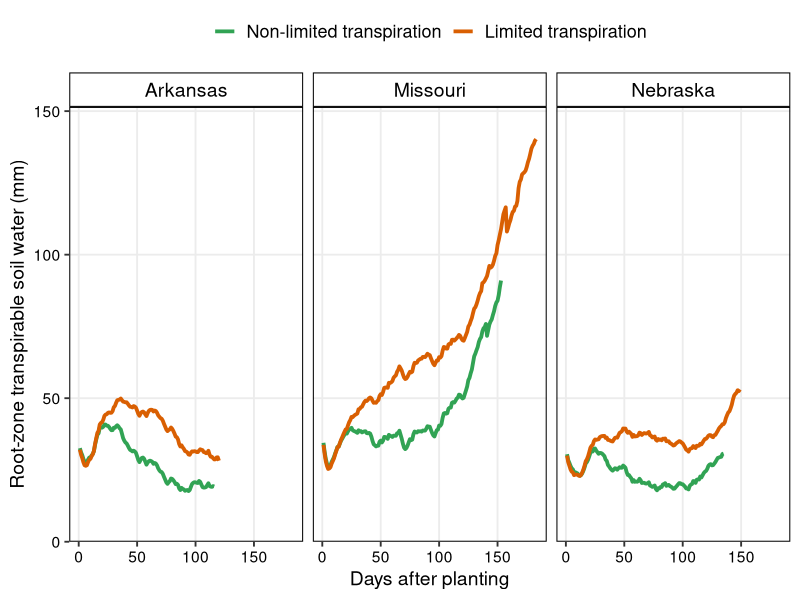
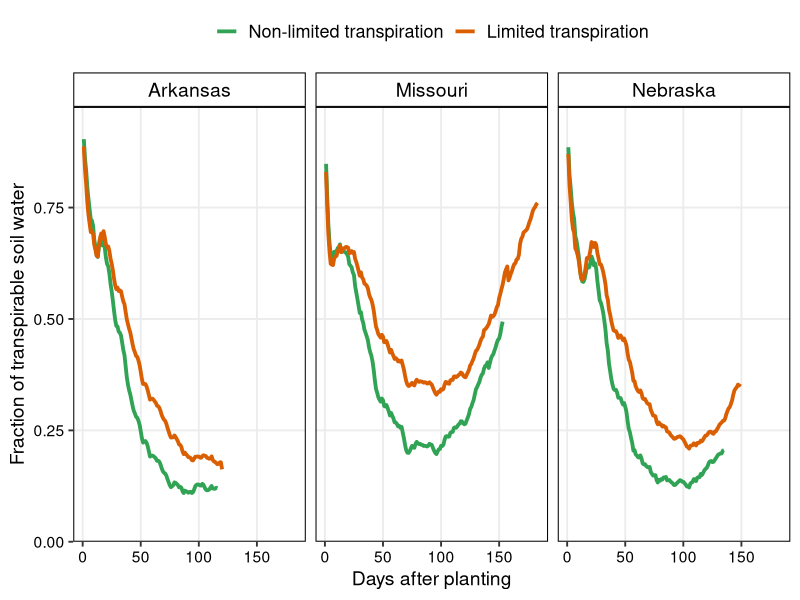

Write R code to recreate these figures, in order.
## Fig_soil_water_season_state.R
## Seasonal course of root-zone soil water under rainfed conditions, limited
## transpiration (LT1.5) vs non-limited transpiration (Non-LT), one panel per
## state (Arkansas, Missouri, Nebraska). Lines are the mean across all
## seasons (30 weather-years x 3 sowing dates) of all locations in the state,
## no variability band. Each season is cut at physiological maturity.
##
## Input : modeling_data/data/soil_water_season_summary.csv
##         (per-location daily means and n, from Fig_soil_water_season.R)
## Output: modeling_data/figures/Fig_soil_water_season_state_ATSW.png  (mm)
##         modeling_data/figures/Fig_soil_water_season_state_FTSW.png  (fraction)
##         modeling_data/data/soil_water_season_state_summary.csv
## Run from the repo root:  Rscript modeling_data/scripts/Fig_soil_water_season_state.R
suppressPackageStartupMessages({ library(dplyr); library(tidyr); library(ggplot2); library(readr); library(patchwork) })

COLS  <- c("Non-limited transpiration" = "#31a354", "Limited transpiration" = "#d95f02")
STATE <- c(Jonesboro = "Arkansas", Keiser = "Arkansas", Marianna = "Arkansas", Rohwer = "Arkansas",
           Albany = "Missouri", `Mount Vernon` = "Missouri", Novelty = "Missouri",
           Eustis = "Nebraska", Lincoln = "Nebraska", `North Platte` = "Nebraska")

loc <- read_csv("modeling_data/data/soil_water_season_summary.csv", show_col_types = FALSE) |>
  mutate(State = STATE[Location])

## pooled mean across the seasons of every location in the state
## (location means weighted by their number of seasons still growing that day)
st <- loc |>
  group_by(State, Genotype, DAP) |>
  summarise(ATSWRZ = weighted.mean(ATSWRZ_mean, n),
            FTSWRZ = weighted.mean(FTSWRZ_mean, n),
            n_loc = n_distinct(Location), n = sum(n), .groups = "drop") |>
  group_by(State, Genotype) |> filter(n >= 0.5 * max(n)) |> ungroup() |>
  mutate(State = factor(State, levels = c("Arkansas", "Missouri", "Nebraska")),
         Genotype = factor(Genotype, levels = names(COLS)))
write_csv(st, "modeling_data/data/soil_water_season_state_summary.csv")

thm <- theme_bw(base_size = 14) +
  theme(panel.grid.minor = element_blank(), panel.grid.major = element_line(colour = "#ececec"),
        panel.border = element_rect(colour = "black", linewidth = 0.7),
        strip.background = element_rect(fill = "white", colour = "black", linewidth = 0.7),
        strip.text = element_text(size = 14, colour = "black"),
        axis.text = element_text(colour = "black"), legend.position = "top",
        legend.title = element_blank(), legend.text = element_text(size = 13),
        plot.background = element_rect(fill = "white", colour = NA))

plot_state <- function(var, ylab) {
  ggplot(st, aes(DAP, .data[[var]], colour = Genotype)) +
    geom_line(linewidth = 1.3) +
    scale_colour_manual(values = COLS) +
    facet_wrap(~State, ncol = 3) +
    scale_y_continuous(limits = c(0, NA), expand = expansion(mult = c(0, 0.08))) +
    labs(x = "Days after planting", y = ylab) + thm
}

pA <- plot_state("ATSWRZ", "Root-zone transpirable soil water (mm)")
ggsave("modeling_data/figures/Fig_soil_water_season_state_ATSW.png", pA, width = 13, height = 4.8, dpi = 300, bg = "white")
pF <- plot_state("FTSWRZ", "Fraction of transpirable soil water")
ggsave("modeling_data/figures/Fig_soil_water_season_state_FTSW.png", pF, width = 13, height = 4.8, dpi = 300, bg = "white")
cat("Saved Fig_soil_water_season_state_ATSW.png and _FTSW.png\n")

## headline numbers per state
st |> select(State, Genotype, DAP, ATSWRZ, FTSWRZ) |>
  pivot_wider(names_from = Genotype, values_from = c(ATSWRZ, FTSWRZ)) |>
  group_by(State) |>
  summarise(ATSW_diff_mm = mean(`ATSWRZ_Limited transpiration` - `ATSWRZ_Non-limited transpiration`, na.rm = TRUE),
            ATSW_diff_max = max(`ATSWRZ_Limited transpiration` - `ATSWRZ_Non-limited transpiration`, na.rm = TRUE),
            FTSW_diff = mean(`FTSWRZ_Limited transpiration` - `FTSWRZ_Non-limited transpiration`, na.rm = TRUE),
            FTSW_min_NonLT = min(`FTSWRZ_Non-limited transpiration`, na.rm = TRUE),
            FTSW_min_LT = min(`FTSWRZ_Limited transpiration`, na.rm = TRUE)) |>
  mutate(across(where(is.numeric), ~ round(., 2))) |> print()
